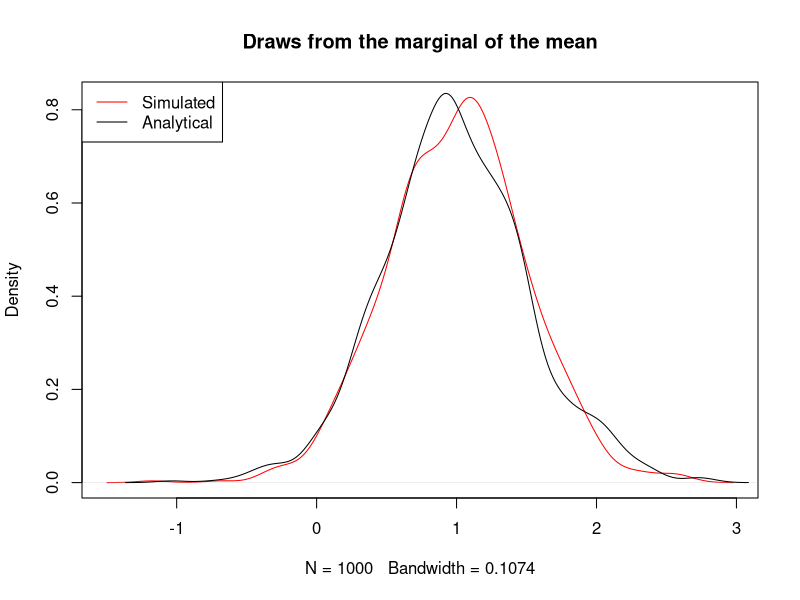
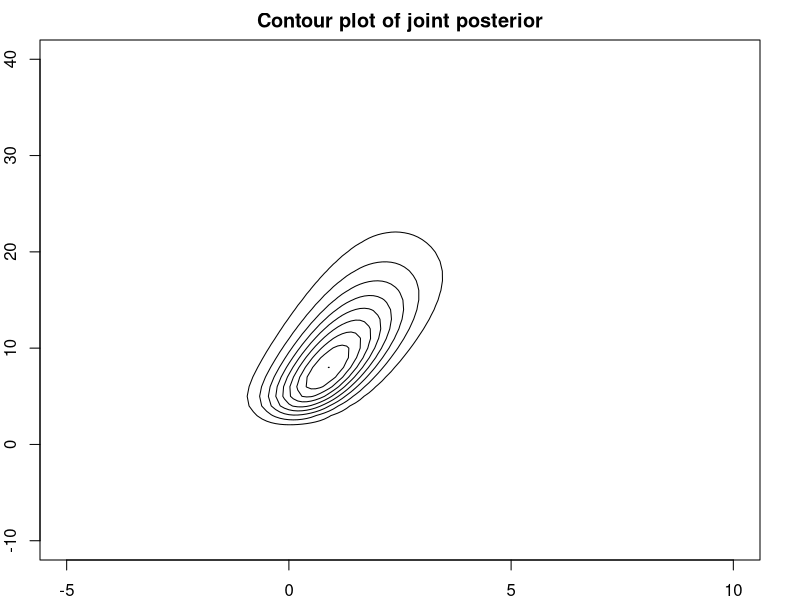
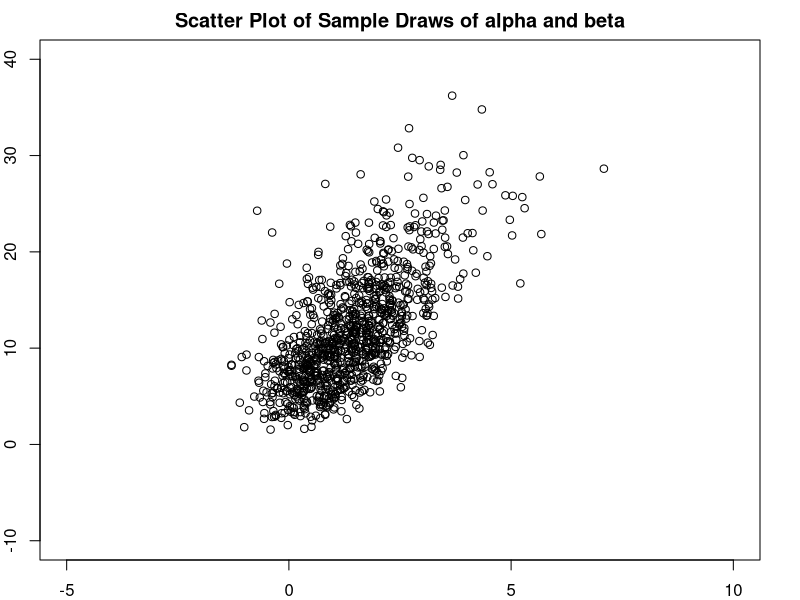
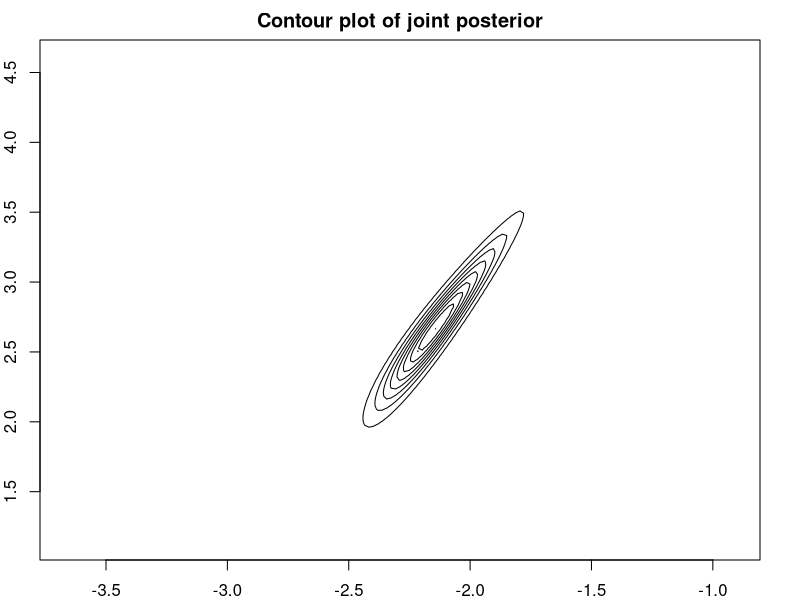
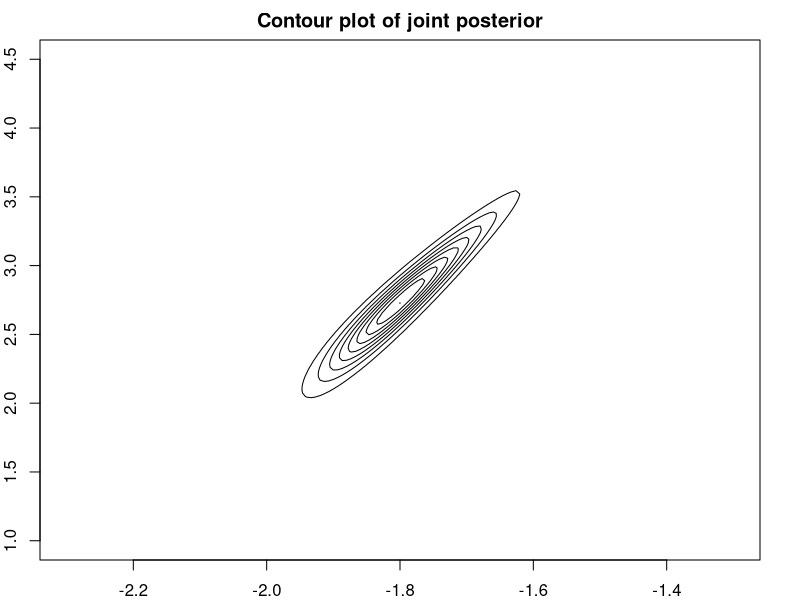
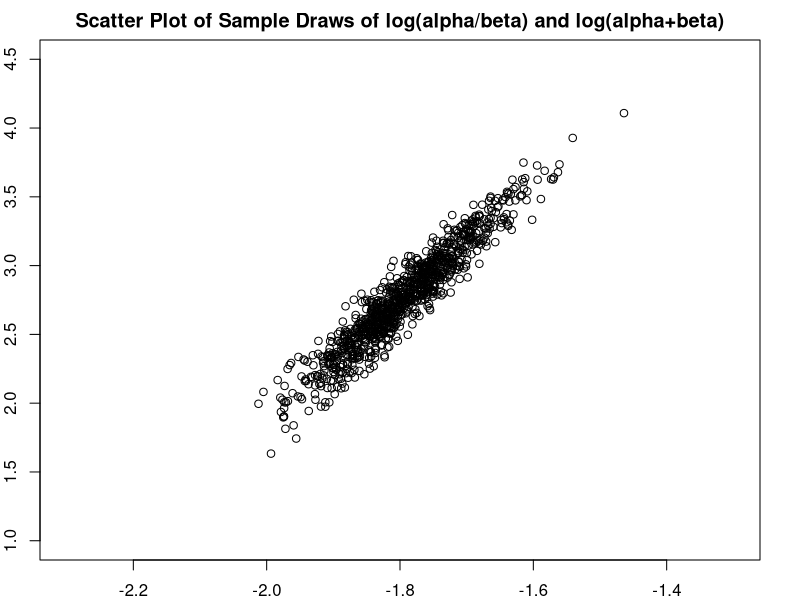
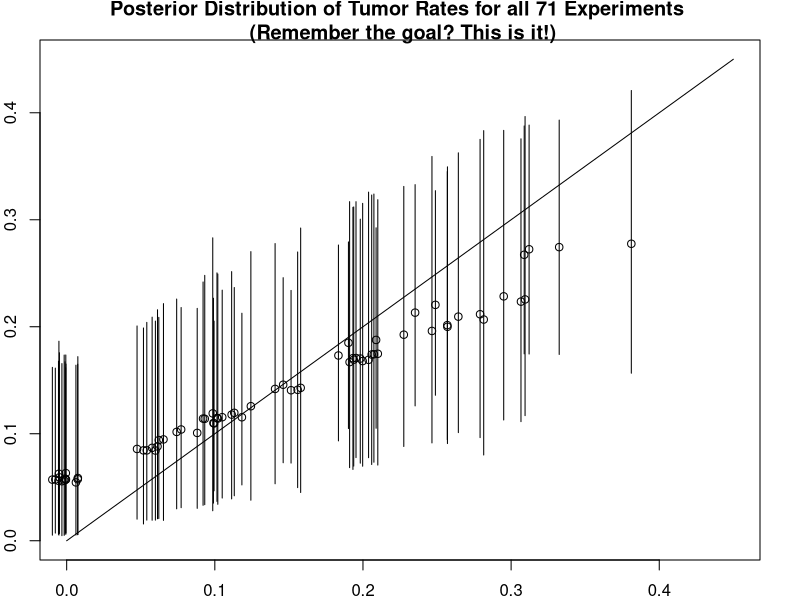
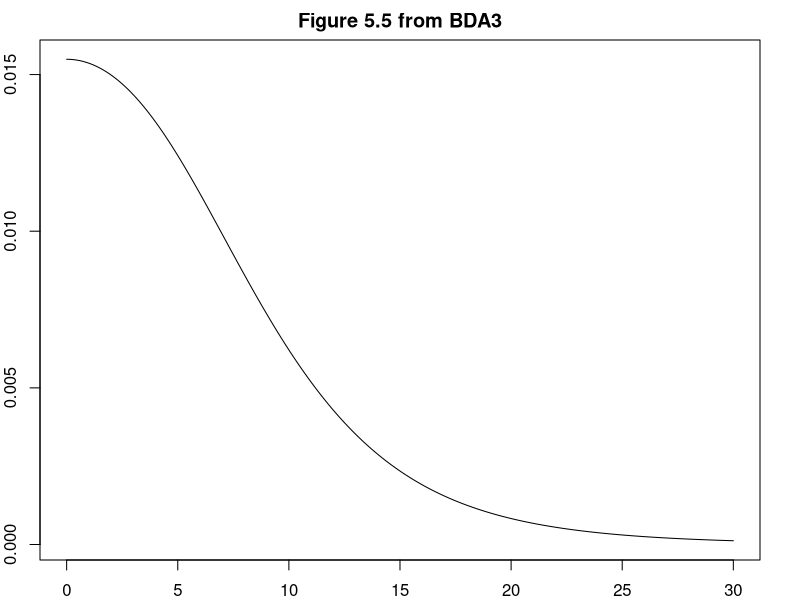

Recreate these plots in R, in order.
## ---- chunk 1
knitr::opts_chunk$set(tidy = FALSE)
library('boot')
library('dplyr')
library('nleqslv')

set.seed(142857)  
## ---- chunk 2
n       = 66
se      = 10.8
ybar    = 26.2
## ---- chunk 3
# Draw 1000 random numbers from a Inverse chi-squared
f.sim.sigma   = function(draws) (n-1)*(se^2)/rchisq(draws,n-1)
f.sim.norm    = function(draws) rnorm(draws,ybar,(f.sim.sigma(draws)/(n-1))^.5)
sim.norm      = f.sim.norm(1000)
ci.mu         = sim.norm[order(sim.norm)][c(25,975)]
print(ci.mu)

# And now repeating the similation excercise R = 100 times:
R             = 100
R.sim.norm    = sapply(1:R, function(x) f.sim.norm(1000))
ci.mu         = t(apply(R.sim.norm,2,function(x) x[order(x)][c(25,975)]))
print(c(median_low=median(ci.mu[,1]), median_high=median(ci.mu[,2]), p10_low =quantile(ci.mu[,1],c(.1),type=1), p90_up =quantile(ci.mu[,2],c(.9),type=1) ))
## ---- chunk 4
# Hyperparameters
p.mu_0      = 0
p.sigma2_0  = 1
p.nu_0      = 4
p.kappa_0   = 3

# Data
n           = 10
y_bar       = 1.3
s           = 2

# Simulation
mu_n        = ((p.kappa_0)/(p.kappa_0 + n)) * p.mu_0 + ((n)/(p.kappa_0 + n)) * y_bar
kappa_n     = p.kappa_0 + n
nu_n        = p.nu_0 + n
sigma2_n    =  (p.nu_0*p.sigma2_0 + (n-1)*s^{2} + ((p.kappa_0*n)/(p.kappa_0 + n)) *  (y_bar - p.mu_0)^{2})/nu_n

set.seed(142857)
# Draw 1000 random numbers from a Inverse chi-squared
f.mu.post  = function(draws) {
  sigma2.cond = (nu_n)*(sigma2_n)/rchisq(draws,nu_n)
  mu.cond     = rnorm(draws,mu_n,(sigma2.cond/(kappa_n))^.5)
  return(mu.cond)
  }
sim.mu.post= f.mu.post(1000)
plot(density(sim.mu.post), main = "Draws from the marginal of the mean", col="red")
lines(density(mu_n +((sigma2_n/kappa_n)^.5)*rt(1000,nu_n)))
legend("topleft",col = c("red","black") ,legend=c("Simulated","Analytical"),lty = c(1,1)) 
## ---- chunk 5
draws       = 1000
#This are the parameters of the gamma used in generating the final Dirichlet. 
gamma.scale = c(728,538,138)
aux1        = sapply(gamma.scale,function(x) rgamma(100,x))
aux1        = aux1 / apply(aux1,1,sum)
## ---- chunk 6
# Data
x       = c(-0.86, -0.30, -0.05,  0.73)
y       = c(0,1,3,5)
n       = rep(5,4)

# ML estimation
mlfit <- glm( cbind(y, n-y) ~ x, family = binomial)
mlfit$coefficients = round(mlfit$coefficients*1000)/1000
res1 = paste(paste("(",mlfit$coefficients[1], sep=""), paste(mlfit$coefficients[2],")", sep=""), sep=",")
## ---- chunk 7
alpha     = seq(-5,10,.1)
beta      = seq(-10,40,1)
## ---- chunk 8
post.a    = function(a,b,x,y,n) {
  post    = 1
  for (i in 1:length(y)) {
    post  = post * ( ((inv.logit(a+b*x[i]))^y[i])*((1-inv.logit(a+b*x[i]))^(n[i]-y[i])) )
  }
  post
}

post.dens = outer(alpha,beta,function(x1,x2) post.a(x1,x2,x,y,n))
post.dens = post.dens/sum(post.dens)
## ---- chunk 9
contours <- seq(min(post.dens), max(post.dens) , length=10)
par(mar = rep(2, 4))
contour(alpha, beta, post.dens,levels=contours, xlab=expression(alpha), ylab=expression(beta), xlim=c(min(alpha),max(alpha)) , ylim=c(min(beta),max(beta)), drawlabels=FALSE, main="Contour plot of joint posterior")
## ---- chunk 10
samps       = 1000
alpha.dens  = apply(post.dens ,1, sum)
## ---- chunk 11
s.alpha     = sample(alpha,samps, replace=TRUE, prob = alpha.dens)
## ---- chunk 12
#Select the colum of the joint density corresponding to a specific value of alpha (p(beta|alpha))
cond.beta   = function(x) {
  post.dens[which(alpha == s.alpha[x]),]
}
#Sample a value of beta according the the conditional probatility above
s.beta      = sapply(1:samps,function(x) sample(beta,1,replace=TRUE,prob=cond.beta(x)))
## ---- chunk 13
s.beta      = s.beta + runif(length(s.beta),-.5,.5)
s.alpha     = s.alpha + runif(length(s.alpha),-.05,.05)
plot(s.alpha, s.beta, xlab=expression(alpha^s), ylab=expression(beta^s), xlim=c(min(alpha),max(alpha)) , ylim=c(min(beta),max(beta)), main="Scatter Plot of Sample Draws of alpha and beta")
## ---- chunk 14

rat.marg.post.phi =  function(alpha, beta) {
  post    = 1
  for (i in 1:length(y)) {
    post  = post * ( ( ( gamma(alpha + beta) )/( gamma(alpha)*gamma(beta) ) ) * ( ( gamma(alpha + y[i] )*gamma(beta + n[i] - y[i]) )/( gamma(alpha + beta + n[i]) ) ) )
  }
  # The hyper prior is defined below
  rat.hyper.prior(alpha,beta) * post
}
## ---- chunk 15
y         =  c(0,  0,  0,  0,  0,  0,  0,  0,  0,  0,  0,  
               0,  0,  0,  1,  1,  1,  1,  1,  1,  1,  1,  
               3,  2,  2,  2,  2,  2,  2,  2,  2,  2,  1,
               5,  2,  5,  2,  7,  7,  3,  3,  2,  9, 10,  
               4,  4,  4,  4,  4,  4,  4, 10,  4,  4,  4,
               5, 11, 12,  5,  5,  6,  5,  6,  6,  6,  6,
              16, 15, 15,  9,  4)
n         = c(20, 20, 20, 20, 20, 20, 20, 19, 19, 19, 19,
              18, 18, 17, 20, 20, 20, 20, 19, 19, 18, 18,
              27, 25, 24, 23, 20, 20, 20, 20, 20, 20, 10,
              49, 19, 46, 17, 49, 47, 20, 20, 13, 48, 50,
              20, 20, 20, 20, 20, 20, 20, 48, 19, 19, 19,
              22, 46, 49, 20, 20, 23, 19, 22, 20, 20, 20,
              52, 46, 47, 24, 14)

rat.hyper.prior   = function(alpha,beta) {
  alpha*beta*(alpha + beta)^(-5/2)
}
## ---- chunk 16
dslnex          <- function(x) {
    z           <- numeric(2)
    z[1]        <- x[1]/(x[1]+x[2]) - mean(y/n)
    z[2]        <- x[1]*x[2]/(((x[1]+x[2])^2)*(x[1]+x[2]+1)) - sd(y/n)^2
    z
}

sol1            <- nleqslv(c(1,1), dslnex) 
res1            <- paste("(",round(sol1$x[1],1), ",", round(sol1$x[2],1), ")",sep="")
## ---- chunk 17
v1        = seq(log(sol1$x[1]/sol1$x[2])*2,log(sol1$x[1]/sol1$x[2])/2,length.out =151)
v2        = seq(log(sol1$x[1]+sol1$x[2])/2,log(sol1$x[1]+sol1$x[2])*2,length.out =151)
beta      = exp(v2)/(exp(v1)+1)
alpha     = exp(v2+v1)/(exp(v1)+1)

post.dens = outer(alpha,beta,function(x1,x2) log(rat.marg.post.phi(x1, x2)) )
post.dens = exp(post.dens - max(post.dens))
post.dens = post.dens/sum(post.dens)

contours <- seq(min(post.dens), max(post.dens) , length=10)
contour(v1, v2, post.dens,levels=contours, xlab=expression(log(alpha/beta)), ylab=expression(log(alpha+beta)), xlim=c(min(v1),max(v1)) , ylim=c(min(v2),max(v2)), drawlabels=FALSE, main="Contour plot of joint posterior")
## ---- chunk 18
v1        = seq(-2.3,-1.3,length.out =151)
# The booksets the range of "v2" up to 5, but my gamma function calculator gives me trouble after 4.8
v2        = seq(1 , 4.5,length.out =151)
beta      = exp(v2)/(exp(v1)+1)
alpha     = exp(v2+v1)/(exp(v1)+1)

post.dens = outer(alpha,beta,function(x1,x2) log(rat.marg.post.phi(x1, x2)) )
post.dens = exp(post.dens - max(post.dens))
post.dens = post.dens/sum(post.dens)

contours <- seq(min(post.dens), max(post.dens) , length=10)
contour(v1, v2, post.dens,levels=contours, xlab=expression(log(alpha/beta)), ylab=expression(log(alpha+beta)), xlim=c(min(v1),max(v1)) , ylim=c(min(v2),max(v2)), drawlabels=FALSE, main="Contour plot of joint posterior")  
## ---- chunk 19
samps       = 1000
v1.dens     = apply(post.dens ,1, sum)
s.v1        = sample(v1,samps, replace=TRUE, prob = v1.dens)

#Select the colum of the joint density corresponding to a specific value of v1 (p(v2|v1))
cond.v2     = function(x) {
  post.dens[which(v1 == s.v1[x]),]
}
#Sample a value of v2 according the the conditional probatility above
s.v2        = sapply(1:samps,function(x) sample(v2,1,replace=TRUE,prob=cond.v2(x)))

#Add a uniform random jitter centered at zero with with equal to the grid spacing. This will make the simulation draws more continuous. Plot the sampled values.  
grid.v1     = v1[2]-v1[1]
grid.v2     = v2[2]-v2[1]
s.v2        = s.v2 + runif(length(s.v2),-grid.v2/2,grid.v2/2)
s.v1        = s.v1 + runif(length(s.v1),-grid.v1/2,grid.v1/2)
plot(s.v1, s.v2, xlab=expression(log(alpha/beta)^s), ylab=expression(log(alpha+beta)^s), xlim=c(min(v1),max(v1)) , ylim=c(min(v2),max(v2)), main="Scatter Plot of Sample Draws of log(alpha/beta) and log(alpha+beta)")
## ---- chunk 20
s.beta      = exp(s.v2)/(exp(s.v1)+1)
s.alpha     = exp(s.v2+s.v1)/(exp(s.v1)+1)
## ---- chunk 21
s.beta      = exp(s.v2)/(exp(s.v1)+1)
s.alpha     = exp(s.v2+s.v1)/(exp(s.v1)+1)
theta.dist  = sapply(1:71, function(x) rbeta(1000,s.alpha+y[x], s.beta + n[x] - y[x]))
theta.dist  = apply(theta.dist,2,sort)
plot(0:450/1000,0:450/1000, type="l", xlab="Observed rate",ylab="95% CI and median of posterior")
jitter.x    = y/n + runif(length(y),-0.01,0.01)
points(jitter.x,theta.dist[500,])
segments(jitter.x,theta.dist[25,], jitter.x,theta.dist[975,] )
title(main="Posterior Distribution of Tumor Rates for all 71 Experiments \n (Remember the goal? This is it!)")

## ---- chunk 22
#Data:
school.id       <- LETTERS[1:8]
effect          <- c(28,8,-3,7,-1,1,18,12)
se.effect       <- c(15,10,16,11,9,11,10,18) 

pool.est        <- sum(effect*se.effect^-2)/sum(se.effect^-2)
pool.var        <- sum(se.effect^-2)^-1
pool.ci         <- c(-1.96,1.96)*pool.var^.5 + pool.est
## ---- chunk 23
# Eqn 5.17 of BDA3
post.theta.j    <- function(mu,tau,j) (effect[j]/(se.effect[j]^2) + mu/(tau^2)) / (1/(se.effect[j]^2) + 1/(tau^2)) 
post.v.theta.j  <- function(tau,j) 1/(1/(se.effect[j]^2) + 1/(tau^2)) 
# Eqn 5.20 of BDA3
post.mu.hat     <- function(tau) sum(effect*1/(se.effect^2 +tau^2))/sum(1/(se.effect^2 +tau^2))
post.v.mu       <- function(tau) (sum(1/(se.effect^2 +tau^2)))^-1

# Eqn 5.21 of BDA3
marginal.tau     <- function(tau) {
  hyper.prior(tau)*(post.v.mu(tau)^.5)*prod(((se.effect^2 + tau^2)^(-.5)) * 
                  exp(-((effect - post.mu.hat(tau))^2)/(2*(se.effect^2 + tau^2))))
}
## ---- chunk 24
samps           <- 200 

hyper.prior     <-  function(tau) 1
tau.grid        <-  seq(0.001,30, length=samps)
pdf.tau         <-  sapply(tau.grid,function(x) marginal.tau(x))
pdf.tau         <-  pdf.tau/sum(pdf.tau)

plot(tau.grid,pdf.tau, type="l", main="Figure 5.5 from BDA3", xlab=expression(tau), ylab="Density")
## ---- chunk 25
# Sampling
s.tau           <- sample(tau.grid,samps,prob=pdf.tau, replace=TRUE)
s.mu            <- sapply(s.tau,function(x) rnorm(1,post.mu.hat(x),(post.v.mu(x))^0.5))
s.theta         <- NULL 
for (j in 1:length(school.id)) {
  s.theta[[j]]         <- sapply(1:samps, 
                            function(x) 
                            rnorm(1,
                                  post.theta.j(s.mu[x],s.tau[x],j),
                                  (post.v.theta.j(s.tau[x],j))^0.5
                                  ) )
  }
## ---- chunk 26
post.theta.j.no.mu     <- function(tau,j) post.theta.j(post.mu.hat(tau),tau,j)  
post.se.theta.j.no.mu  <- function(tau,j) sqrt( (post.v.theta.j(tau,j)) * (1+post.v.mu(tau)*tau^(-2)) )

plot( tau.grid,sapply(tau.grid, function(x) post.theta.j.no.mu(x,1)), type="l", ylim=c(-5,30), xlab="", ylab="")
lines(tau.grid,sapply(tau.grid, function(x) post.theta.j.no.mu(x,2)))
lines(tau.grid,sapply(tau.grid, function(x) post.theta.j.no.mu(x,3)))
lines(tau.grid,sapply(tau.grid, function(x) post.theta.j.no.mu(x,4)))
lines(tau.grid,sapply(tau.grid, function(x) post.theta.j.no.mu(x,5)))
lines(tau.grid,sapply(tau.grid, function(x) post.theta.j.no.mu(x,6)))
lines(tau.grid,sapply(tau.grid, function(x) post.theta.j.no.mu(x,7)))
lines(tau.grid,sapply(tau.grid, function(x) post.theta.j.no.mu(x,8)))
title(main="Figure 5.6 from BDA3", xlab=expression(tau), ylab="Estimated treatment effect")


plot(tau.grid,sapply(tau.grid, function(x)  post.se.theta.j.no.mu(x,1)), type="l", ylim=c(0,20), xlab="", ylab="")
lines(tau.grid,sapply(tau.grid, function(x) post.se.theta.j.no.mu(x,2)))
lines(tau.grid,sapply(tau.grid, function(x) post.se.theta.j.no.mu(x,3)))
lines(tau.grid,sapply(tau.grid, function(x) post.se.theta.j.no.mu(x,4)))
lines(tau.grid,sapply(tau.grid, function(x) post.se.theta.j.no.mu(x,5)))
lines(tau.grid,sapply(tau.grid, function(x) post.se.theta.j.no.mu(x,6)))
lines(tau.grid,sapply(tau.grid, function(x) post.se.theta.j.no.mu(x,7)))
lines(tau.grid,sapply(tau.grid, function(x) post.se.theta.j.no.mu(x,8)))
title(main="Figure 5.7 from BDA3", xlab=expression(tau), ylab="Posterior Standard Deviation")
## ---- chunk 27
s.theta         <- matrix(unlist(s.theta), ncol = 8, byrow = FALSE)
s.theta.sort    <- apply(s.theta, 2, sort)
p               <- t( apply(s.theta.sort, 2, function(x) quantile(x,c(.025,.25,.5, .75, .975),type=1)) )
p               <- round(p,3)
## ---- chunk 28
par(mfrow=c(1,2))  
domain           <- c(-20,60)
hist(s.theta[,1], breaks=10, xlab="Effect in School A", main="", xlim=domain)
hist(apply(s.theta,1,max), breaks=10, xlab="Largest Effect", main="", xlim=domain)
title(main="Figure 5.8 from BDA3")
## ---- chunk 29
set.seed(142857)
library(mvtnorm)
theta.0         <- c(-2.5, 2.5)
## ---- chunk 30
theta.star      <- function(theta.t_1) {
  n.p         <- length(theta.t_1) 
  # I would like to learn a way to draw from a multivariate normal without a black-box function. 
  rmvnorm(1, mean = theta.t_1, sigma = 0.2^2 * diag(n.p))  
} 
## ---- chunk 31
r.dens          <- function(theta.t_1, theta.star) {
  n.p         <- length(theta.t_1) 
  dmvnorm(theta.star, mean = rep(0, n.p), sigma = diag(n.p)) /
  dmvnorm(theta.t_1 , mean = rep(0, n.p), sigma = diag(n.p))  
  } 
## ---- chunk 32
theta.t         <- function(theta.t_1, theta.star, r) {
  prob.aux      <- runif(1) 
  if (prob.aux <= min(c(r,1)))  
    theta.star
  else
    theta.t_1
}
## ---- chunk 33
theta           <- function(sims,theta.0) {
  s.theta       <- matrix(NA,sims,2) 
  s.theta[1,]   <- t(as.matrix(theta.0))

  for (t in 2:sims) {
    s.theta.star<- theta.star(s.theta[t-1,])
    r           <- r.dens(s.theta[t-1,], s.theta.star)
    s.theta[t,] <- theta.t(s.theta[t-1,], s.theta.star, r) 
  }
return(s.theta)
}
par(mfrow=c(1,3))  
par(mar = rep(2,4))

# 11.1a
s.theta.1       <- theta(50,theta.0)
s.theta.2       <- theta(50,c(2.5,2.5))
s.theta.3       <- theta(50,c(2.5,-2.5))
s.theta.4       <- theta(50,c(-2.5,-2.5))
s.theta.5       <- theta(50,c(0,0))
plot(s.theta.1, xlim=c(-4,4), ylim=c(-4,4), type="l", sub = "50 simulations")
points(theta.0[1], theta.0[2], pch=15)
lines(s.theta.2)
points(2.5, 2.5, pch=15)
lines(s.theta.3)
points(2.5, -2.5, pch=15)
lines(s.theta.4)
points(-2.5, -2.5, pch=15)
lines(s.theta.5)
points(0, 0, pch=15)

# 11.1b
s.theta.1       <- theta(1000, theta.0)
s.theta.2       <- theta(1000, c(2.5,2.5))
s.theta.3       <- theta(1000, c(2.5,-2.5))
s.theta.4       <- theta(1000, c(-2.5,-2.5))
s.theta.5       <- theta(1000, c(0,0))
plot(s.theta.1, xlim=c(-4,4), ylim=c(-4,4), type="l",  sub = "1000 simulations", main="Figure 11.1 From BDA3")
points(theta.0[1], theta.0[2], pch=15)
lines(s.theta.2)
points(2.5, 2.5, pch=15)
lines(s.theta.3)
points(2.5, -2.5, pch=15)
lines(s.theta.4)
points(-2.5, -2.5, pch=15)
lines(s.theta.5)
points(0, 0, pch=15)

s.theta.1       <- s.theta.1[501:1000,] + matrix(runif(1000)/20, nrow = 500, ncol = 2)
s.theta.2       <- s.theta.2[501:1000,] + matrix(runif(1000)/20, nrow = 500, ncol = 2)
s.theta.3       <- s.theta.3[501:1000,] + matrix(runif(1000)/20, nrow = 500, ncol = 2)
s.theta.4       <- s.theta.4[501:1000,] + matrix(runif(1000)/20, nrow = 500, ncol = 2)
s.theta.5       <- s.theta.5[501:1000,] + matrix(runif(1000)/20, nrow = 500, ncol = 2)

# 11.1c
plot(s.theta.1, xlim=c(-4,4), ylim=c(-4,4), type="p", pch = 20, cex =.1, sub = "Second half of 1000 simulations")
points(s.theta.2, pch = 20, cex =.1)
points(s.theta.3, pch = 20, cex =.1)
points(s.theta.4, pch = 20, cex =.1)
points(s.theta.5, pch = 20, cex =.1)
## ---- chunk 34
#Data
id              <- rep(LETTERS[1:4],c(4,6,6,8))
y               <- c(62,60,63,59,63,67,71,64,65,66,68,66,71,67,68,68,56,62,60,61,63,64,63,59)  
J               <- length(unique(id))
n               <- length(y)

## ---- chunk 35
set.seed(142857)
theta.0         <- sapply(1:4,function(x) sample(y[id==LETTERS[x]],10, replace=TRUE))
mu.0            <- apply(theta.0, 1,mean) 
## ---- chunk 36
tau.hat.2       <- function(theta) {
  mu            <- mean(theta)
  tau.2         <- ( 1/(J-1) ) * sum((theta - mu)^2)
  return(tau.2)
} 
## ---- chunk 37
s.tau.post      <- function(theta) {
  tau.2         <- tau.hat.2(theta) 
  tau.cond      <- (J - 1) * (tau.2)/rchisq(1,J-1)
  return(tau.cond)
  }
## ---- chunk 38
f.sigma.hat.2   <- function(theta) {
  sigma.hat.2   <-  sapply(1:4, function(x) (y[id==LETTERS[x]] - theta[x])^2)  
  sigma.hat.2   <-  (1/n) * sum(unlist(sigma.hat.2))
  return(sigma.hat.2)
}
## ---- chunk 39
s.sigma.post      <-  function(theta) {
  sigma2.hat      <- f.sigma.hat.2(theta) 
  sigma2.post      <-  (n) * (sigma2.hat)/rchisq(1,n)
  return(sigma2.post)
  }
## ---- chunk 40
mu.hat          <- function(theta) {
  mean(theta)
} 
## ---- chunk 41
s.mu        <- function(theta,tau2) {
  mu.hat    <- mu.hat(theta)
  rnorm(1,mu.hat,sqrt(tau2/J))
}
## ---- chunk 42
theta.hat.j     <- function(j,mu,sigma2,tau2) {
  y.bar.j       <- mean(y[id==LETTERS[j]])
  n.j           <- length(y[id==LETTERS[j]])
  ( (1/tau2) * mu + (n.j/sigma2) * y.bar.j  ) / ( (1/tau2) + (n.j/sigma2)  )
} 

V.theta.hat.j   <- function(j,mu,sigma2,tau2) {
  n.j           <- length(y[id==LETTERS[j]])
  ( 1 ) / ( (1/tau2) + (n.j/sigma2) )
} 

s.theta         <- function(mu,sigma2,tau2) {
  theta         <- NULL 
  for (j in 1:J) {
    t.hat       <- theta.hat.j(j,mu,sigma2,tau2)   
    v.t.hat     <- V.theta.hat.j(j,mu,sigma2,tau2)
    theta[j]    <- rnorm(1,t.hat,sqrt(v.t.hat)) 
  }
  return(theta)
}

mcmc.gibbs      <- function(chain) {
  res1          <- as.list(NULL) 
  sims          <- 200
  param         <- 7
  s.param       <- matrix(NA, ncol = param, nrow = sims )
  colnames(s.param)<-  c("theta1", "theta2", "theta3", "theta4", "mu", "sigma2", "tau2")
  s.param[1,1:4]<- theta.0[chain,]
  s.param[1,7]  <- s.tau.post(theta.0[chain,])
  s.param[1,6]  <- s.sigma.post(theta.0[chain,])
  s.param[1,5]  <- s.mu(theta.0[chain,],s.param[1,7])
   
  for (s in 2:sims) {
    s.param[s,1:4]<- s.theta(s.param[s-1,5],s.param[s-1,6],s.param[s-1,7])
    s.param[s,7]  <- s.tau.post(s.param[s,1:4])
    s.param[s,6]  <- s.sigma.post(s.param[s,1:4])
    s.param[s,5]  <- s.mu(s.param[s,1:4],s.param[s,7])
  }
return(s.param)
#Warm-up
}
s.param           <- lapply(1:10, function(x) mcmc.gibbs(x))
s.param.1         <- s.param[[1]][101:200, ] 

#Transform the variance in to sd.
s.param.1[,6:7]   <- sqrt(s.param.1[,6:7] )

t(apply(s.param.1,2, function(x) quantile(x, c(.025,.25,.5,.75,.975))))

r.hat             <- function(arg1) {
  n               <- dim(arg1)[1]
  m               <- dim(arg1)[2]
  B               <- (n/(m-1)) * sum( ( apply(arg1,2,mean) - mean(arg1) )^2 )
  W               <- (1/m) * (1/(n-1)) * sum( (arg1 - apply(arg1,2,mean))^2 )  
  sqrt( (n-1)/(n) + B/(W*n) )
}

 r.hat(sapply(1:10,function(x) s.param[[x]][,4] ))
